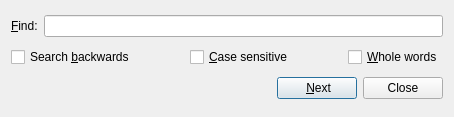
<ui version="4.0" >
 <class>QLuaFindDialog</class>
 <widget class="QDialog" name="QLuaFindDialog" >
  <property name="geometry" >
   <rect>
    <x>0</x>
    <y>0</y>
    <width>454</width>
    <height>117</height>
   </rect>
  </property>
  <property name="windowTitle" >
   <string>Find</string>
  </property>
  <layout class="QVBoxLayout" >
   <item>
    <layout class="QHBoxLayout" >
     <item>
      <widget class="QLabel" name="findLabel" >
       <property name="text" >
        <string>&amp;Find:</string>
       </property>
       <property name="buddy" >
        <cstring>findEdit</cstring>
       </property>
      </widget>
     </item>
     <item>
      <widget class="QLineEdit" name="findEdit" />
     </item>
    </layout>
   </item>
   <item>
    <layout class="QHBoxLayout" >
     <item>
      <widget class="QCheckBox" name="searchBackwardsBox" >
       <property name="text" >
        <string>Search &amp;backwards</string>
       </property>
      </widget>
     </item>
     <item>
      <spacer>
       <property name="orientation" >
        <enum>Qt::Horizontal</enum>
       </property>
       <property name="sizeHint" stdset="0" >
        <size>
         <width>10</width>
         <height>20</height>
        </size>
       </property>
      </spacer>
     </item>
     <item>
      <widget class="QCheckBox" name="caseSensitiveBox" >
       <property name="text" >
        <string>&amp;Case sensitive</string>
       </property>
      </widget>
     </item>
     <item>
      <spacer>
       <property name="orientation" >
        <enum>Qt::Horizontal</enum>
       </property>
       <property name="sizeHint" stdset="0" >
        <size>
         <width>10</width>
         <height>20</height>
        </size>
       </property>
      </spacer>
     </item>
     <item>
      <widget class="QCheckBox" name="wholeWordsBox" >
       <property name="text" >
        <string>&amp;Whole words</string>
       </property>
      </widget>
     </item>
    </layout>
   </item>
   <item>
    <layout class="QHBoxLayout" >
     <item>
      <spacer>
       <property name="orientation" >
        <enum>Qt::Horizontal</enum>
       </property>
       <property name="sizeType" >
        <enum>QSizePolicy::MinimumExpanding</enum>
       </property>
       <property name="sizeHint" stdset="0" >
        <size>
         <width>20</width>
         <height>20</height>
        </size>
       </property>
      </spacer>
     </item>
     <item>
      <widget class="QPushButton" name="findButton" >
       <property name="text" >
        <string> &amp;Next</string>
       </property>
       <property name="default" >
        <bool>true</bool>
       </property>
      </widget>
     </item>
     <item>
      <widget class="QPushButton" name="closeButton" >
       <property name="text" >
        <string>Close</string>
       </property>
       <property name="autoDefault" >
        <bool>false</bool>
       </property>
      </widget>
     </item>
    </layout>
   </item>
  </layout>
 </widget>
 <tabstops>
  <tabstop>findEdit</tabstop>
  <tabstop>searchBackwardsBox</tabstop>
  <tabstop>caseSensitiveBox</tabstop>
  <tabstop>wholeWordsBox</tabstop>
  <tabstop>findButton</tabstop>
  <tabstop>closeButton</tabstop>
 </tabstops>
 <resources/>
 <connections>
  <connection>
   <sender>closeButton</sender>
   <signal>clicked()</signal>
   <receiver>QLuaFindDialog</receiver>
   <slot>reject()</slot>
   <hints>
    <hint type="sourcelabel" >
     <x>400</x>
     <y>89</y>
    </hint>
    <hint type="destinationlabel" >
     <x>342</x>
     <y>152</y>
    </hint>
   </hints>
  </connection>
 </connections>
</ui>
